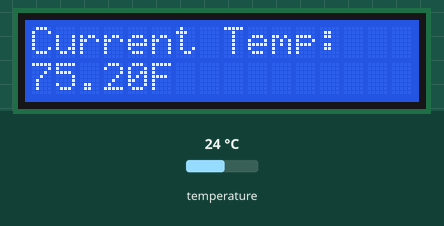
Recording of a sketch running on a simulated Arduino Uno, built with avr-gcc and run on an emulated ATmega328P. Shown: 16×2 character LCD. Inputs (shaded band) come from the test bench; at power-on: temperature 24 °C.

Above: at 1.2 s.
1.3 s: temperature set to 12 °C
At 1.8 s:
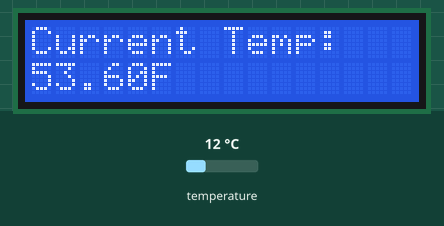
2.8 s: temperature set to 19 °C
At 3.1 s:
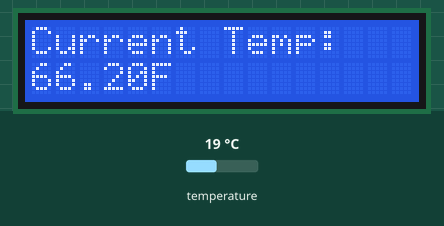
4.3 s: temperature set to 28 °C
At 4.9 s:
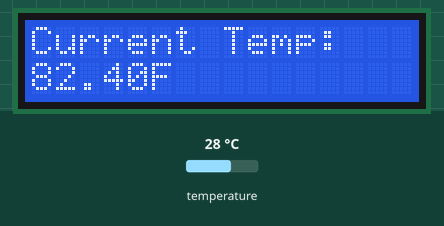
Timing chart, 0 to 7.3 s (numbered marks = the images above; inputs shaded):
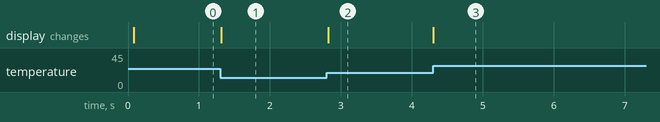

The sketch:

TemperatureLCD.ino
```cpp
#include <DHT.h>
#include <LiquidCrystal.h>
#include <Adafruit_Sensor.h>
#include <DHT_U.h>

#define DHT_TYPE DHT11

LiquidCrystal lcd(7, 8, 9, 10, 11, 12);
DHT_Unified dht(13, DHT_TYPE);
sensor_t sensor;

void setup() {
  Serial.begin(9600);
  dht.begin();
  dht.temperature().getSensor(&sensor);
  lcd.begin(16, 2);
  lcd.print("Current Temp:");
}

void loop() {
  delay(sensor.min_delay / 1000);
  sensors_event_t event;
  dht.temperature().getEvent(&event);
  if (!isnan(event.temperature)) {
    lcd.setCursor(0, 1);
    lcd.print(event.temperature * 9 / 5 + 32);
    lcd.print("F");
  }
}
```

Measured:
- after the input at 1.3 s, the display: changes at once (image 1)
- after the input at 2.8 s, the display: changes at once (image 2)
- after the input at 4.3 s, the display: changes at once (image 3)
